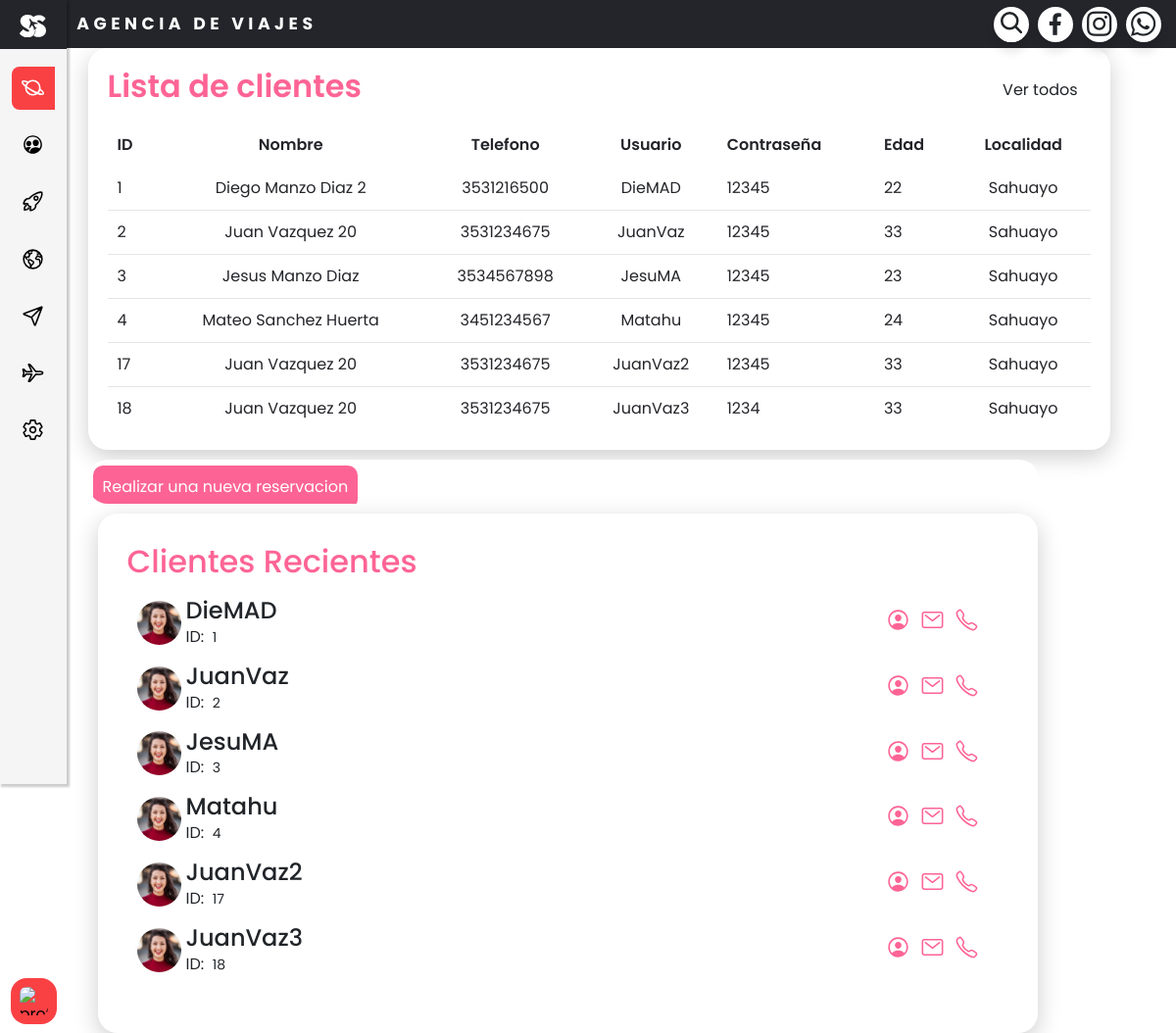
/clientes/, run on the app's committed database.
### clientes/models.py (models this page shows, shortened)
class Cliente(models.Model):
    idcliente = models.AutoField(primary_key=True,unique=True, blank=False, null=False)
    nombrec = models.CharField(max_length=255, blank=False, null=False)
    telefenoc = models.CharField(max_length=20)
    usuarioc = models.CharField(max_length=50, unique=True,blank=False, null=False)
    passwordc = models.CharField(max_length=100,blank=False, null=False)
    edadc = models.IntegerField()
    localidad = models.CharField(max_length=100)

### clientes/views.py (the view)
# urls.py: path('',include('clientes.urls')),
def clientes(request):
    clientes = Cliente.objects.all()
    data = {
        'clientes': clientes
    }
    response = render(request, 'clientes/clientes.html', context=data)
    response['X-Frame-Options'] = 'ALLOW-FROM *'
    return response

### clientes/templates/clientes/clientes.html (shortened to what this page needs)
{% extends 'base/base.html' %}
{% load static %}
{% block content %}
    <div class="reservas">
        <div class="recientes">
            <div class="titulo">
                <h2>Lista de clientes </h2>
                <a href="#" class="btn">Ver todos</a>
            </div>
            <table>
                <thead>
                    <tr>
                        <td>ID</td>
                        <td>Nombre</td>
                        <td>Telefono</td>
                        <td>Usuario</td>
                        <td>Contraseña</td>
                        <td>Edad</td>
                        <td>Localidad</td>
                    </tr>
                </thead>
                <tbody class="TableClientes">
                    {% for cliente in clientes %}
                        <tr>
                            <td>{{ cliente.idcliente }}</td>
                            <td>{{ cliente.nombrec }}</td>
                            <td>{{ cliente.telefenoc }}</td>
                            <td>{{ cliente.usuarioc }}</td>
                            <td>{{ cliente.passwordc }}</td>
                            <td>{{ cliente.edadc }}</td>
                            <td>{{ cliente.localidad }}</td>
                        </tr>
                    {% endfor %}
                </tbody>
            </table>
        </div>
        <div class="sidecontent">
            <div class="ops mini">
                <a href="#" class="btn-expand">Realizar una nueva reservacion</a>
            </div>
            <div class="ops-right">
                <div class="header">
                    <h2>Clientes Recientes</h2>
                </div>
                <table>
                    <tbody class="clientesRC">
                        {% for cliente in clientes %}
                            <tr class="trC">
                                <td width="60px" class="tdi"><div class="imbBx"><img src="{% static 'Imgs/us1.jpg' %}"></div></td>
                                <td><h4>{{ cliente.usuarioc }}</h4>ID: &nbsp<span class="idT">{{ cliente.idcliente }}</span>
                                    <div class="iconos">
                                        <ion-icon class="profile" name="person-circle-outline"></ion-icon>
                                        <ion-icon name="mail-outline"></ion-icon>
                                        <ion-icon name="call-outline"></ion-icon>
                                    </div>
                                </td>
                            </tr>
                        {% endfor %}
                    </tbody>
                </table>
                </div>
            </div>
        </div>
{% endblock %}

### static/assets/css/principal.css (style rules this page uses)
body { font-family: "Poppins", sans-serif; }
:root { --est-art: whitesmoke ; --est-text: #4182E5 ; --text-color: white; --second-text-color: #999; --white: white; --text-color-black: #24252A; }

### static/assets/css/clientes.css (style rules this page uses)
body { font-family: "Poppins", sans-serif; }
:root { --white: white; --color: #FD6495; --color2: #FD649599; --black1: #24252A; --tamañoOps: 90px; }
.reservas { position: relative; width: 100%; padding-top: 10px; display: grid; grid-template-columns: 63% 34.2%; padding-left: 10px; }
.reservas .recientes { position: relative; display: inline; padding: 20px; box-shadow: 0 7px 25px rgba(0, 0, 0, 0.2); border-radius: 20px; max-height: 720px; overflow: scroll; }
.titulo { display: flex; justify-content: space-between; align-items: center; height: max-content; }
.titulo h2 { font-weight: 600; color: var(--color); }
.btn { position: relative; padding: 5px 10px; background: var(--color); text-decoration: none; color: var(--white); border-radius: 6px; }
.reservas table { border-collapse: collapse; margin-top: 10px; width: 100%; }
.reservas table thead td { font-weight: 600; }
.reservas .recientes table tr { color: var(--black1); border-bottom: 1px solid rgba(0, 0, 0, 0.1); }
.reservas .recientes table tr:last-child { border-bottom: none; }
.reservas .recientes table tr td { padding: 10px; }
.reservas .recientes table tr td:last-child { text-align: center; }
.reservas .recientes table tr td:nth-child(2) { text-align: center; }
.reservas .recientes table tr td:nth-child(3) { text-align: center; }
.reservas .recientes table tr td:nth-child(4) { text-align: center; }
.reservas .ops { position: relative; display: flex; flex-direction: column; background-color: var(--white); width: 95%; height: max-content; padding: 10px 20px; box-shadow: 0 7px 25px rgba(0, 0, 0, 0.2); border-radius: 20px; margin-left: 10px; align-items: center; }
.btn-expand { display: none; }
.ops-right { position: relative; min-height: 530px; max-height: 530px; padding: 30px; background-color: var(--white); width: 92%; box-shadow: 0 7px 25px rgba(0, 0, 0, 0.2); border-radius: 20px; margin-top: 10px; margin-left: 10px; overflow-x: hidden; }
.ops-right .header h2 { margin: 0; padding: 0; color: var(--color); }
.ops-right .imbBx { position: relative; width: 45px; height: 45px; border-radius: 50%; overflow: hidden; }
.ops-right .imbBx img { position: absolute; left: 0px; top: 0; width: 100%; height: 100%; object-fit: cover; }
.ops-right table { width: 100%; }
.ops-right table tr td { padding: 7px 0px; }
.ops-right table tr { transition: 0.5s; position: relative; }
.ops-right .tdi { padding-left: 10px; }
.ops-right table tr td h4 { margin: 0; }
.ops-right table tr td span { font-size: 14px; }
.ops-right .iconos { cursor: pointer; display: flex; gap: 10px; color: var(--color); position: absolute; top: 18px; right: 30px; font-size: 25px; transition: 0.2s; }
.ops-right .iconos ion-icon { transition: 0.5s; }
.recientes { display: none; }
@media (max-width: 1312px) { body { padding-left: 0px; } }
@media (max-width: 1312px) { .btn-expand { display: flex; background-color: var(--color); padding: 10px; text-decoration: none; color: white; border-radius: 10px; align-self: flex-start; transition: all 0.7s ease-in-out; } }
@media (max-width: 1312px) { .reservas { position: relative; width: 95%; display: grid; grid-template-columns: 1fr; padding-top: 0px; } }
@media (max-width: 1312px) { .ops.mini { height: 45px; border: none; box-shadow: none; margin-left: 0; padding-left: 5px; padding-top: 6px; margin: 0px; transition: all 0.7s ease-in-out; } }
@media (max-width: 1312px) { .ops { grid-row: 1; height: 390px; margin-bottom: 15px; overflow: hidden; transition: all 0.7s ease-in-out; } }
@media (max-width: 1312px) { .reservas .ops { align-items: center; text-align: center; width: 93%; margin-top: 10px; } }

### static/assets/css/sidemenu.css (style rules this page uses)
:root { --nav-width: 67.5px; --primer-color: #f94144; --bg-color: whitesmoke ; --sub-color: gray; --f-color: black; --subcolor-text:whitesmoke; --body-font: "Poppins", sans-serif; --normal-font-size: 16px; --small-font-size: 14.04px; --z-fixed: 100; }
html,body { height: 100%; overflow-y:hidden }
body { position: relative; margin: 0; font-family: var(--body-font); font-size: var(--normal-font-size); padding-left: var(--nav-width); transition: 0.5s; }
a { text-decoration: none; }

### static/assets/css/topmenu.css (style rules this page uses)
:root { --bgnav-color: #24252A; --font-color: white; --font2-color: whitesmoke; --bt-color: #018BA8; --body-font: "Poppins", sans-serif; --primer-color: #f94144; }

### data on the page
Cliente: idcliente "1", nombrec "Diego Manzo Diaz 2", telefenoc "3531216500", usuarioc "DieMAD", passwordc "12345", edadc "22", localidad "Sahuayo"
Cliente: idcliente "2", nombrec "Juan Vazquez 20", telefenoc "3531234675", usuarioc "JuanVaz", passwordc "12345", edadc "33", localidad "Sahuayo"
Cliente: idcliente "3", nombrec "Jesus Manzo Diaz", telefenoc "3534567898", usuarioc "JesuMA", passwordc "12345", edadc "23", localidad "Sahuayo"
Cliente: idcliente "4", nombrec "Mateo Sanchez Huerta", telefenoc "3451234567", usuarioc "Matahu", passwordc "12345", edadc "24", localidad "Sahuayo"
Cliente: idcliente "17", nombrec "Juan Vazquez 20", telefenoc "3531234675", usuarioc "JuanVaz2", passwordc "12345", edadc "33", localidad "Sahuayo"
Cliente: idcliente "18", nombrec "Juan Vazquez 20", telefenoc "3531234675", usuarioc "JuanVaz3", passwordc "1234", edadc "33", localidad "Sahuayo"
